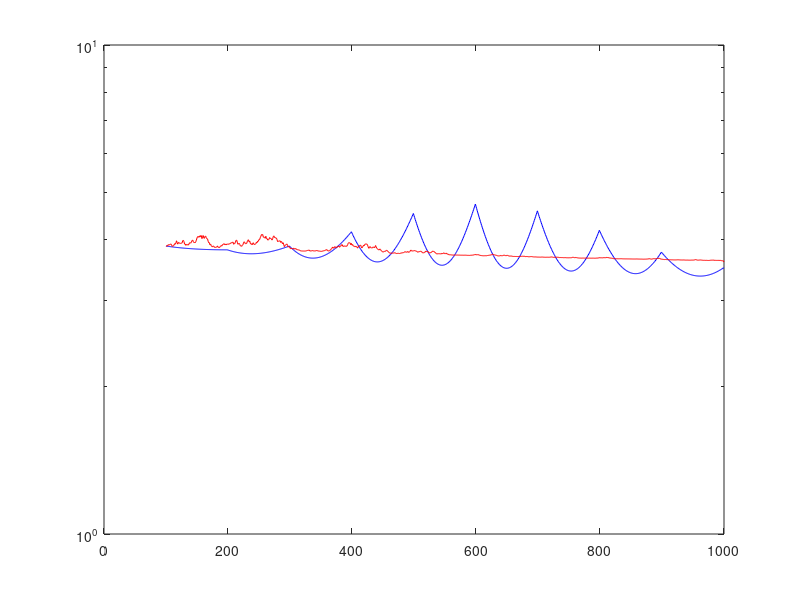

The MATLAB source for this figure:
% min f(x)=\|Ax-b\|^2   A\in R^{m \times n}
% m is the number of data
m=100;
n=1000;

A=rand(m,n);
b=rand(m,1);

T=1000;
K=m;
Ts=100;

t0=0.001;
x0=zeros(n,1);

% (normal) variance reduction stochastic gradient method with diminishing
% step length
rng(1);
e1=zeros(T,1);
x=x0;
t1=t0/m;
full_nf=A'*(A*x-b);
bx=x0;
for i=1:T
    if  mod(i,K)==0
        bx=x;
        full_nf=A'*(A*x-b);

        fprintf(' %d: i=%d,  obj= %f \n', i, tmp, error);
    end
    tmp=floor(rand(1)*m)+1;
    nfi=(A(tmp,:)*x-b(tmp))*A(tmp,:)';
    if i<Ts
        g=nfi;
        tk=t0/sqrt(i);
    else
        g=nfi-(A(tmp,:)*bx-b(tmp))*A(tmp,:)'+full_nf;
        t1=2*t0/m;
        tk=t1/sqrt(i);
        %tk=0.001;
    end
    
 
    %tk=0.01;
    x=x-tk*g;
    res=A*x-b;
    error=0.5*res'*res;
    %fprintf(' %d: i=%d,  obj= %f \n', i, tmp, error);
    e1(i)=error;
end

fprintf('\n');

% variance reduction stochstic gradient with adaptive step length
rng(1);
e2=zeros(T,1);
x=x0;
t1=t0/m;
full_nf=A'*(A*x-b);
bx=x0;
tdata=zeros(T,1);
tdatamin=zeros(T,1);
for i=1:T
    if  mod(i,K)==0
        bx=x;
        full_nf=A'*(A*x-b);

        fprintf(' %d: i=%d,  obj= %f, t=%f \n', i, tmp, error,tk);
    end
    tmp=floor(rand(1)*m)+1;
    nfi=(A(tmp,:)*x-b(tmp))*A(tmp,:)';
    if i<Ts*10
        g=nfi;
        tk=t0/sqrt(i);
    else
        g=nfi-(A(tmp,:)*bx-b(tmp))*A(tmp,:)'+full_nf;
        %t1=2*t0/m;
        alpha=0.000000001/(sqrt(i)*norm(bx-x,inf));
        tk=min(max(m*t0/(sqrt(i)*m),10^(-5)), max(max(2*t0/(sqrt(i)*m),10^(-7)),alpha));
    end
    tdata(i)=tk;
    tdatamin(i)=2*t0/(sqrt(i)*m);
    %tk=t1/sqrt(i);
    %tk=0.01;
    x=x-tk*g;
    res=A*x-b;
    error=0.5*res'*res;

    e2(i)=error;
end
size(e2)
%plot(1000:T,tdata(1000:T),1000:T,tdatamin(1000:T)); % plot step length
semilogy(100:T, e1(100:T),'b', 100:T, e2(100:T), 'r'); % plot error (proposed one is red)
    